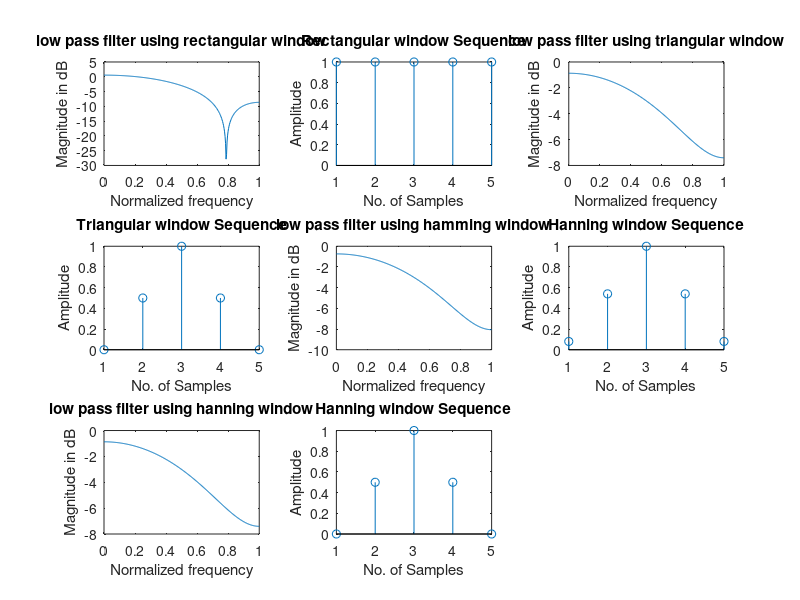

The MATLAB source for this figure:

clc;
clear all;
close all;
wc=0.5*pi;
N = input('Enter the value of N=');
alpha = (N-1)/2;
eps = 0.001;
n = 0:1:N-1;
hd = (sin(wc*(n-alpha+eps)))./(pi*(n-alpha+eps));
wr = boxcar(N);
wt=bartlett(N);
wh=hamming(N);
whn=hanning(N);
hn1 = hd.*wr';
hn2 = hd.*wt';
hn3 = hd.*wh';
hn4 = hd.*whn';
w = 0:0.01:pi;
h1 = freqz(hn1,1,w);
h2 = freqz(hn2,1,w);
h3 = freqz(hn3,1,w);
h4 = freqz(hn4,1,w);
subplot(3,3,1);
plot(w/pi,10*log10(abs(h1)));
title('low pass filter using rectangular window');
xlabel('Normalized frequency');
ylabel('Magnitude in dB');
subplot(3,3,2);
stem(wr);
title('Rectangular window Sequence');
xlabel('No. of Samples');
ylabel('Amplitude');
subplot(3,3,3);
plot(w/pi,10*log10(abs(h2)));
title('low pass filter using triangular window');
xlabel('Normalized frequency');
ylabel('Magnitude in dB');
subplot(3,3,4);
stem(wt);
title('Triangular window Sequence');
xlabel('No. of Samples');
ylabel('Amplitude');
subplot(3,3,5);
plot(w/pi,10*log10(abs(h3)));
title('low pass filter using hamming window');
xlabel('Normalized frequency');
ylabel('Magnitude in dB');
subplot(3,3,6);
stem(wh);
title('Hanning window Sequence');
xlabel('No. of Samples');
ylabel('Amplitude');
subplot(3,3,7);
plot(w/pi,10*log10(abs(h4)));
title('low pass filter using hanning window');
xlabel('Normalized frequency');
ylabel('Magnitude in dB');
subplot(3,3,8);
stem(whn);
title('Hanning window Sequence');
xlabel('No. of Samples');
ylabel('Amplitude');
